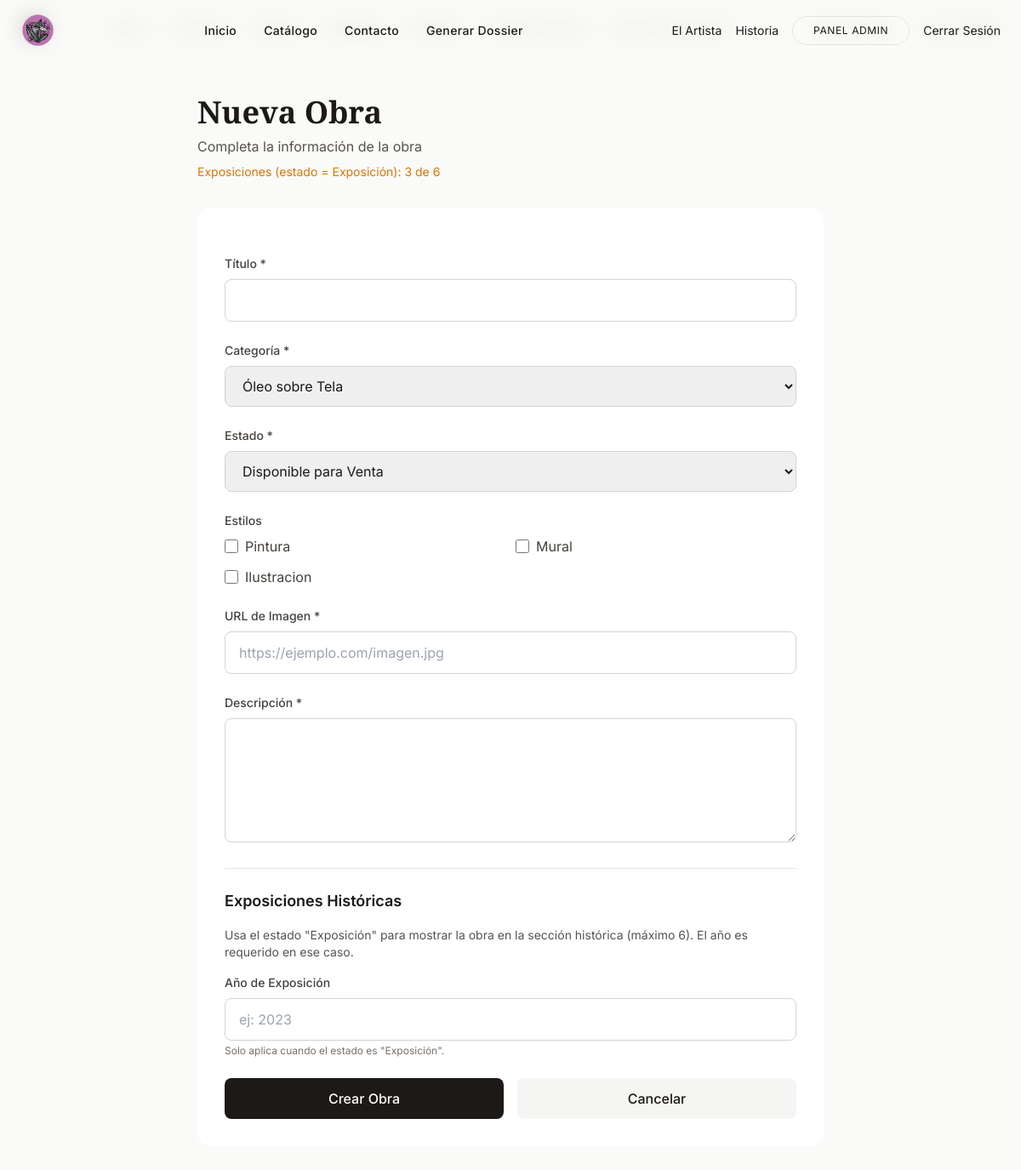
The page /admin-panel/obras/nueva/ (signed in) on the database its author committed.
### catalogo/models.py (models this page shows, shortened)
class Estilo(models.Model):
    nombre = models.CharField(max_length=50, unique=True, verbose_name="Estilo/Técnica")
    class Meta:
        verbose_name = "Estilo o Etiqueta"
        verbose_name_plural = "Estilos y Etiquetas"

### core/views.py (the view, shortened to what this page needs)
# urls.py: path('admin-panel/obras/nueva/', views.admin_obra_create_view, name='admin_obra_create'),
@admin_required
def admin_obra_create_view(request):
    estilos = Estilo.objects.all()
    exposiciones_count = Obra.objects.filter(estado='EXPOSICION').count()
    context = {
        'estilos': estilos,
        'categorias': Obra.CATEGORIAS,
        'estados': Obra.ESTADOS,
        'exposiciones_count': exposiciones_count,
    }
    return render(request, 'core/admin_obra_form.html', context)

### core/context_processors.py (called while the page is built)
def banner_imagen(request):
    try:
        banners = Banner.objects.all()
        return {'banners': banners}
    except Exception:
        return {'banners': []}

def estilos_disponibles(request):
    try:
        estilos = Estilo.objects.all().order_by('nombre')
    except Exception:
        estilos = Estilo.objects.none()
    return {'estilos_menu': estilos}

def artistas_disponibles(request):
    try:
        artistas = Artista.objects.all().order_by('nombre')
    except Exception:
        artistas = Artista.objects.none()
    return {'artistas_menu': artistas}

### core/templates/core/admin_obra_form.html (shortened to what this page needs)
{% extends 'core/base.html' %}
{% block content %}
<div class="min-h-screen bg-stone-50 py-8">
    <div class="max-w-3xl mx-auto px-4">
        <div class="mb-8">
            <h1 class="text-4xl font-display font-bold text-stone-900 mb-2">{% if edit_mode %}Editar Obra{% else %}Nueva Obra{% endif %}</h1>
            <p class="text-stone-600">Completa la información de la obra</p>
            {% if exposiciones_count is not None %}
            <p class="text-sm text-amber-600 mt-2">Exposiciones (estado = Exposición): {{ exposiciones_count }} de 6</p>
            {% endif %}
        </div>
        <div class="bg-white rounded-2xl shadow-soft p-8">
            <form method="POST" class="space-y-6">
                <div>
                    <label for="titulo" class="block text-sm font-medium text-stone-700 mb-2">Título *</label>
                    <input type="text" name="titulo" id="titulo" required value="{% if edit_mode %}{{ obra.titulo }}{% endif %}" class="w-full px-4 py-3 border border-stone-300 rounded-lg focus:ring-2 focus:ring-stone-400 focus:border-transparent outline-none transition">
                </div>
                <div>
                    <label for="categoria" class="block text-sm font-medium text-stone-700 mb-2">Categoría *</label>
                    <select name="categoria" id="categoria" required class="w-full px-4 py-3 border border-stone-300 rounded-lg focus:ring-2 focus:ring-stone-400 focus:border-transparent outline-none transition">
                        {% for value, label in categorias %}
                        <option value="{{ value }}" {% if edit_mode and obra.categoria == value %}selected{% endif %}>{{ label }}</option>
                        {% endfor %}
                    </select>
                </div>
                <div>
                    <label for="estado" class="block text-sm font-medium text-stone-700 mb-2">Estado *</label>
                    <select name="estado" id="estado" required class="w-full px-4 py-3 border border-stone-300 rounded-lg focus:ring-2 focus:ring-stone-400 focus:border-transparent outline-none transition">
                        {% for value, label in estados %}
                        <option value="{{ value }}" {% if edit_mode and obra.estado == value %}selected{% endif %}>{{ label }}</option>
                        {% endfor %}
                    </select>
                </div>
                <div>
                    <label class="block text-sm font-medium text-stone-700 mb-2">Estilos</label>
                    <div class="grid grid-cols-2 gap-3">
                        {% for estilo in estilos %}
                        <label class="flex items-center space-x-2 cursor-pointer">
                            <input type="checkbox" name="estilos" value="{{ estilo.id }}" {% if edit_mode and estilo in obra.estilos.all %}checked{% endif %} class="w-4 h-4 text-stone-900 border-stone-300 rounded focus:ring-stone-400">
                            <span class="text-stone-700">{{ estilo.nombre }}</span>
                        </label>
                        {% endfor %}
                    </div>
                </div>
                <div>
                    <label for="imagen_url" class="block text-sm font-medium text-stone-700 mb-2">URL de Imagen *</label>
                    <input type="url" name="imagen_url" id="imagen_url" required value="{% if edit_mode %}{{ obra.imagen_url }}{% endif %}" placeholder="https://ejemplo.com/imagen.jpg" class="w-full px-4 py-3 border border-stone-300 rounded-lg focus:ring-2 focus:ring-stone-400 focus:border-transparent outline-none transition">
                </div>
                <div>
                    <label for="descripcion" class="block text-sm font-medium text-stone-700 mb-2">Descripción *</label>
                    <textarea name="descripcion" id="descripcion" required rows="5" class="w-full px-4 py-3 border border-stone-300 rounded-lg focus:ring-2 focus:ring-stone-400 focus:border-transparent outline-none transition">{% if edit_mode %}{{ obra.descripcion }}{% endif %}</textarea>
                </div>
                <div class="border-t border-stone-200 pt-6 mt-6">
                    <h3 class="text-lg font-semibold text-stone-900 mb-4">Exposiciones Históricas</h3>
                    <p class="text-sm text-stone-600 mb-4">Usa el estado "Exposición" para mostrar la obra en la sección histórica (máximo 6). El año es requerido en ese caso.</p>
                    <div>
                        <label for="año_exposicion" class="block text-sm font-medium text-stone-700 mb-2">Año de Exposición</label>
                        <input type="text" name="año_exposicion" id="año_exposicion" maxlength="4" placeholder="ej: 2023" value="{% if edit_mode and obra.año_exposicion %}{{ obra.año_exposicion }}{% endif %}" class="w-full px-4 py-3 border border-stone-300 rounded-lg focus:ring-2 focus:ring-stone-400 focus:border-transparent outline-none transition">
                        <p class="text-xs text-stone-500 mt-1">Solo aplica cuando el estado es "Exposición".</p>
                    </div>
                </div>
                <div class="flex gap-4">
                    <button type="submit" class="flex-1 bg-stone-900 text-white py-3 rounded-lg font-medium hover:bg-stone-800 transition duration-300">{% if edit_mode %}Actualizar Obra{% else %}Crear Obra{% endif %}</button>
                    <a href="{% url 'admin_obras' %}" class="flex-1 bg-stone-100 text-stone-900 text-center py-3 rounded-lg font-medium hover:bg-stone-200 transition duration-300">Cancelar</a>
                </div>
            </form>
        </div>
    </div>
</div>
{% endblock %}

### rows shown on the page
Estilo: nombre "Pintura"
Estilo: nombre "Mural"
Estilo: nombre "Ilustracion"

### other values the page prints
{{ exposiciones_count }} "3"
form field categoria "Óleo sobre Tela"
form field estado "Disponible para Venta"
